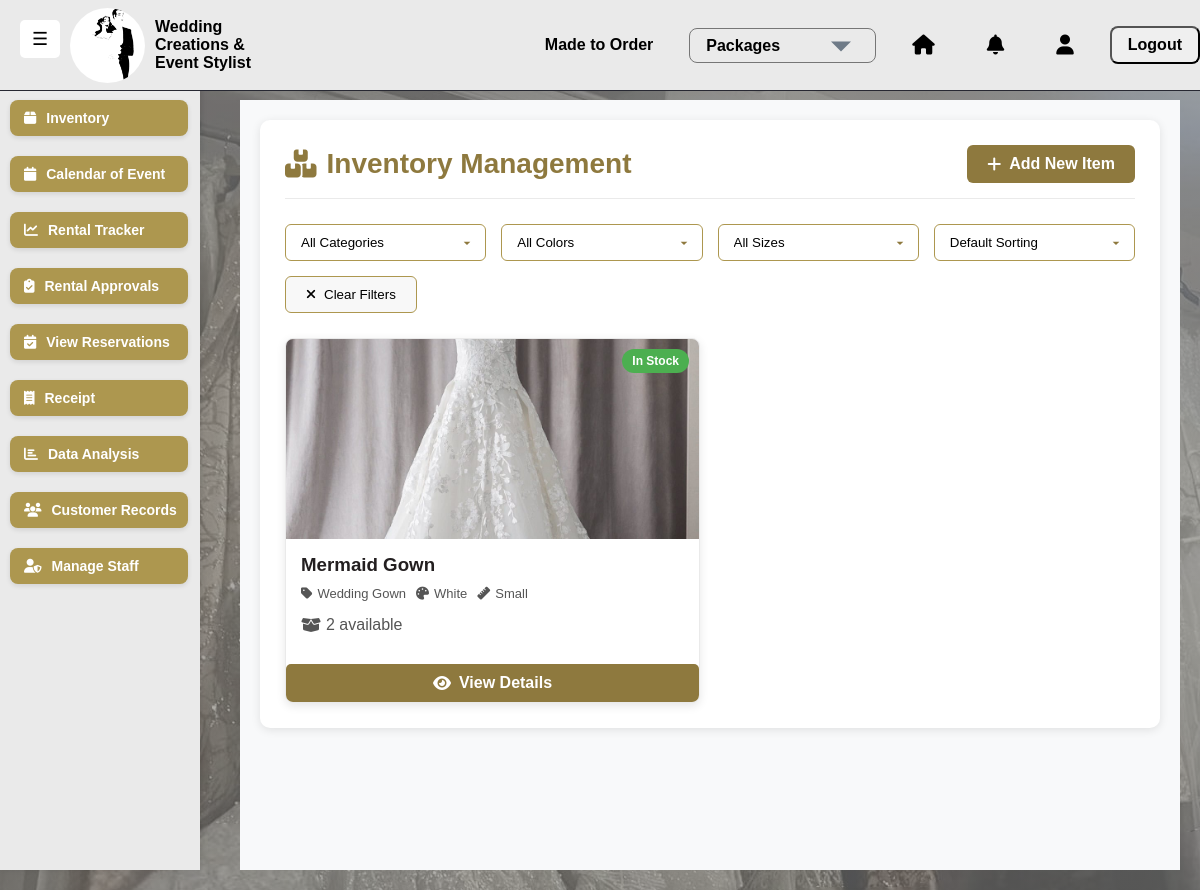
The app's page /inventory/ (signed in) with its own data.
### saritasapp/models.py (models this page shows, shortened)
class Inventory(models.Model):
    name = models.CharField(max_length=255)
    category = models.ForeignKey(Category, on_delete=models.CASCADE, related_name="items")
    color = models.ForeignKey(Color, null=True, blank=True, on_delete=models.SET_NULL, related_name="inventory_items")
    size = models.ForeignKey(Size, null=True, blank=True, on_delete=models.SET_NULL, related_name="inventory_items")
    quantity = models.IntegerField(default=0)
    rental_price = models.DecimalField(max_digits=10, decimal_places=2)
    reservation_price = models.DecimalField(max_digits=10, decimal_places=2, null=True, blank=True)
    purchase_price = models.DecimalField(max_digits=10, decimal_places=2, null=True, blank=True)
    available = models.BooleanField(default=True)
    image = models.ImageField(upload_to="inventory/", null=True, blank=True)

class Category(models.Model):
    name = models.CharField(max_length=255, unique=True)
    description = models.TextField(blank=True)

class Color(models.Model):
    name = models.CharField(max_length=50, unique=True)

class Size(models.Model):
    name = models.CharField(max_length=10, unique=True)

### saritasapp/views.py (the view)
# urls.py: path('inventory/', views.inventory_view, name='inventory_list'),
@login_required
def inventory_view(request):
    categories = Category.objects.all()
    colors = Color.objects.all()
    sizes = Size.objects.all()
    selected_category = request.GET.get('category', '')
    selected_color = request.GET.get('color', '')
    selected_size = request.GET.get('size', '')
    sort = request.GET.get('sort', '')
    inventory_items = Inventory.objects.all()
    if selected_category:
        inventory_items = inventory_items.filter(category_id=selected_category)
    if selected_color:
        inventory_items = inventory_items.filter(color_id=selected_color)
    if selected_size:
        inventory_items = inventory_items.filter(size_id=selected_size)
    if sort == 'name_asc':
        inventory_items = inventory_items.order_by('name')
    elif sort == 'name_desc':
        inventory_items = inventory_items.order_by('-name')
    elif sort == 'price_asc':
        inventory_items = inventory_items.order_by('purchase_price')
    elif sort == 'price_desc':
        inventory_items = inventory_items.order_by('-purchase_price')
    return render(request, 'saritasapp/inventory.html', {
        'categories': categories,
        'colors': colors,
        'sizes': sizes,
        'inventory_items': inventory_items,
        'selected_category': selected_category,
        'selected_color': selected_color,
        'selected_size': selected_size,
        'sort': sort
    })

### saritasapp/templates/saritasapp/inventory.html (shortened to what this page needs)
{% extends "saritasapp/base.html" %}
{% load static %}
{% block extra_css %}
<link rel="stylesheet" href="{% static 'css/inventory.css' %}">
{% endblock %}
{% block content %}
<div class="content-wrapper">
    <div class="white-container">
        <div class="inventory-header">
            <h1><i class="fas fa-boxes"></i> Inventory Management</h1>
            <a href="{% url 'saritasapp:add_inventory' %}" class="add-item-btn">
                <i class="fas fa-plus"></i> Add New Item
            </a>
        </div>
        <div class="filter-row">
            <div class="filter-box">
                <select id="category" name="category" onchange="filterInventory()">
                    <option value="">All Categories</option>
                </select>
            </div>
            <div class="filter-box">
                <select id="color" name="color" onchange="filterInventory()">
                    <option value="">All Colors</option>
                </select>
            </div>
            <div class="filter-box">
                <select id="size" name="size" onchange="filterInventory()">
                    <option value="">All Sizes</option>
                </select>
            </div>
            <div class="filter-box">
                <select id="sort" name="sort" onchange="filterInventory()">
                    <option value="">Default Sorting</option>
                </select>
            </div>
            <button type="button" onclick="clearFilters()" class="clear-btn">
                <i class="fas fa-times"></i> Clear Filters
            </button>
        </div>
        <div class="inventory-items">
            {% if inventory_items %}
                {% for item in inventory_items %}
                <div class="item-card">
                    <div class="item-status {% if item.available %}in-stock{% else %}out-stock{% endif %}">
                        {{ item.available|yesno:"In Stock,Out of Stock" }}
                    </div>
                    <div class="item-image">
                        {% if item.image %}
                            <img src="{{ item.image.url }}" alt="{{ item.name }}">
                        {% else %}
                            <img src="{% static 'image/default-placeholder.png' %}" alt="No image">
                        {% endif %}
                    </div>
                    <div class="item-info">
                        <h3>{{ item.name }}</h3>
                        <div class="item-meta">
                            <span><i class="fas fa-tag"></i> {{ item.category.name }}</span>
                            <span><i class="fas fa-palette"></i> {{ item.color.name|default:"N/A" }}</span>
                            <span><i class="fas fa-ruler"></i> {{ item.size.name|default:"N/A" }}</span>
                        </div>
                        <div class="item-quantity">
                            <i class="fas fa-box-open"></i> {{ item.quantity }} available
                        </div>
                    </div>
                    <a href="{% url 'saritasapp:view_inventory' item.id %}" class="view-btn">
                        <i class="fas fa-eye"></i> View Details
                    </a>
                </div>
                {% endfor %}
            {% else %}
                <div class="no-items">
                    <i class="fas fa-search"></i>
                    <p>No items match your filters</p>
                    <button onclick="clearFilters()">Clear Filters</button>
                </div>
            {% endif %}
        </div>
    </div>
</div>
{% endblock %}

### static/css/mainbase.css (style rules this page uses)
body { margin: 0; padding: 0; font-family: Arial, sans-serif; background-image: linear-gradient(rgba(128, 128, 128, 0.700), rgba(128, 128, 128, 0.625)), url("/static/images/background.jpg"); background-attachment: fixed; }
a { display: block; color: white ; padding: 12px; text-align: center; border-radius: 5px; font-size: 16px; font-weight: bold; text-decoration: none; transition: background 0.3s ease; }

### static/css/inventory.css (style rules this page uses)
.content-wrapper { background-color: #f8f9fa; min-height: calc(100vh - 70px); padding: 20px; }
.white-container { background-color: white; border-radius: 10px; box-shadow: 0 2px 10px rgba(0,0,0,0.1); padding: 25px; margin: 0 auto; max-width: 1200px; }
.inventory-header { display: flex; justify-content: space-between; align-items: center; margin-bottom: 25px; padding-bottom: 15px; border-bottom: 1px solid #eaeaea; }
.inventory-header h1 { color: #8E793E; font-size: 28px; margin: 0; display: flex; align-items: center; gap: 10px; }
.add-item-btn { padding: 10px 20px; background: #8E793E; color: white; border-radius: 6px; text-decoration: none; display: flex; align-items: center; gap: 8px; font-weight: 600; transition: all 0.3s; }
.filter-row { display: flex; flex-wrap: wrap; gap: 15px; margin-bottom: 25px; align-items: center; }
.filter-box { flex: 1; min-width: 180px; }
.filter-box select { width: 100%; padding: 10px 15px; border: 1px solid #AD974F; border-radius: 6px; background: white; appearance: none; background-repeat: no-repeat; background-position: right 10px center; background-size: 16px; }
.clear-btn { padding: 10px 20px; background: #f8f8f8; border: 1px solid #AD974F; border-radius: 6px; display: flex; align-items: center; gap: 8px; cursor: pointer; transition: all 0.3s; }
.inventory-items { display: grid; grid-template-columns: repeat(auto-fill, minmax(280px, 1fr)); gap: 20px; }
.item-card { background: white; border-radius: 8px; overflow: hidden; box-shadow: 0 3px 10px rgba(0,0,0,0.1); transition: all 0.3s; position: relative; border: 1px solid #eaeaea; }
.item-status { position: absolute; top: 10px; right: 10px; padding: 5px 10px; border-radius: 20px; font-size: 12px; font-weight: 600; color: white; }
.item-status.in-stock { background: #4CAF50; }
.item-image { height: 200px; overflow: hidden; }
.item-image img { width: 100%; height: 100%; object-fit: cover; transition: transform 0.3s; }
.item-info { padding: 15px; }
.item-info h3 { margin: 0 0 10px; color: #231F20; }
.item-meta { display: flex; flex-wrap: wrap; gap: 10px; margin-bottom: 15px; font-size: 13px; }
.item-meta span { display: flex; align-items: center; gap: 5px; color: #555; }
.item-quantity { display: flex; align-items: center; gap: 5px; color: #555; margin-bottom: 15px; }
.view-btn { display: block; padding: 10px; background: #8E793E; color: white; text-align: center; text-decoration: none; display: flex; align-items: center; justify-content: center; gap: 8px; transition: background 0.3s; }

### records on screen
Inventory: available "In Stock", image (picture), name "Mermaid Gown", category.name "Wedding Gown", color.name "White", size.name "Small", quantity "2"
